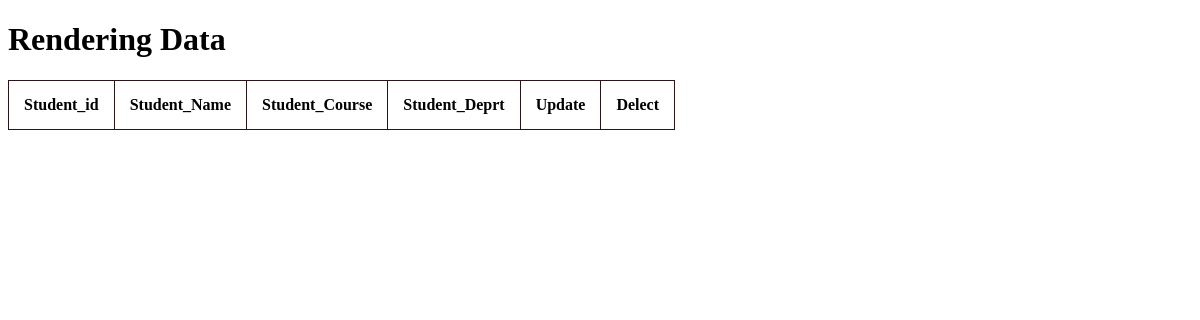
Page /sixthday/view/ on the earlier database version.
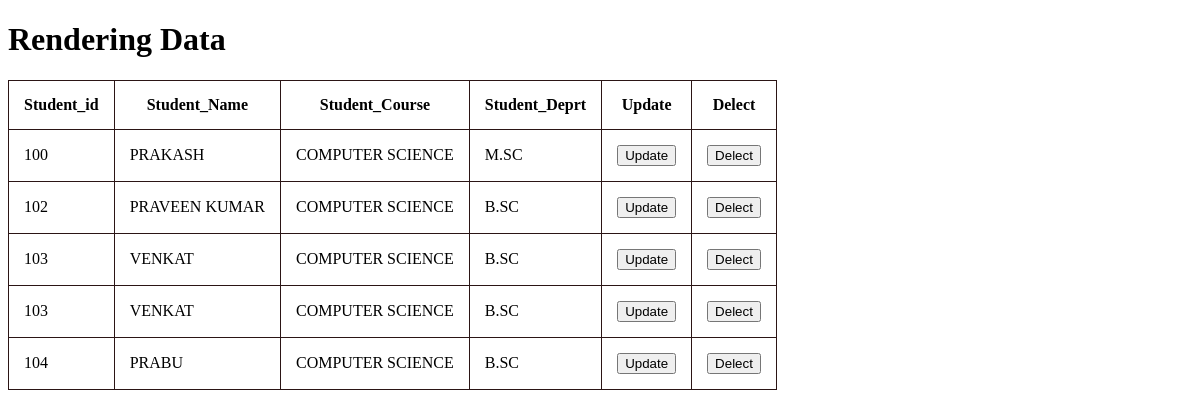
Same page on the later database version.
### sixth_day/models.py (models this page shows, shortened)
class Student(models.Model):
    Student_id=models.IntegerField(default=0)
    Student_Name=models.CharField(max_length=50,null=True)
    Student_Course=models.CharField(max_length=50,null=True)
    Student_Deprt=models.CharField(max_length=50,null=True)

### sixth_day/views.py (the view)
# urls.py: path('view/',View),
def View(request):
    sender={
        'all_student':Student.objects.all()
    }
    return render(request,'view.html',sender)

### sixth_day/templates/view.html (shortened to what this page needs)
<!DOCTYPE html>
<html lang="en">
  <head>
  </head>
  <body>
    <h1>Rendering Data</h1>
    <table>
      <thead>
        <tr>
          <th>Student_id</th>
          <th>Student_Name</th>
          <th>Student_Course</th>
          <th>Student_Deprt</th>
          <th>Update</th>
          <th>Delect</th>
        </tr>
        <tbody>
            {% for data in all_student %}
            <tr>
                <td>{{data.Student_id}}</td>
                <td>{{data.Student_Name}}</td>
                <td>{{data.Student_Deprt}}</td>
                <td>{{data.Student_Course}}</td>
                <td><a href="{% url 'update_item' data.Student.id %}"><button>Update</button></a></td>
                <td><a href="{% url 'delete_item' data.Student.id %}"><button>Delect</button></a></td>
            </tr>
            {% endfor %}
        </tbody>
      </thead>
    </table>
  </body>
</html>

### sixth_day/templates/view.html (style rules this page uses)
table,thead,tbody,td,th { border: 1px solid rgb(43, 21, 21); border-collapse: collapse; padding: 15px; }

Differences in the rows shown:
added Student: Student_id "100", Student_Name "PRAKASH", Student_Deprt "COMPUTER SCIENCE", Student_Course "M.SC"
added Student: Student_id "102", Student_Name "PRAVEEN KUMAR", Student_Deprt "COMPUTER SCIENCE", Student_Course "B.SC"
added Student: Student_id "103", Student_Name "VENKAT", Student_Deprt "COMPUTER SCIENCE", Student_Course "B.SC"
added Student: Student_id "103", Student_Name "VENKAT", Student_Deprt "COMPUTER SCIENCE", Student_Course "B.SC"
added Student: Student_id "104", Student_Name "PRABU", Student_Deprt "COMPUTER SCIENCE", Student_Course "B.SC"
